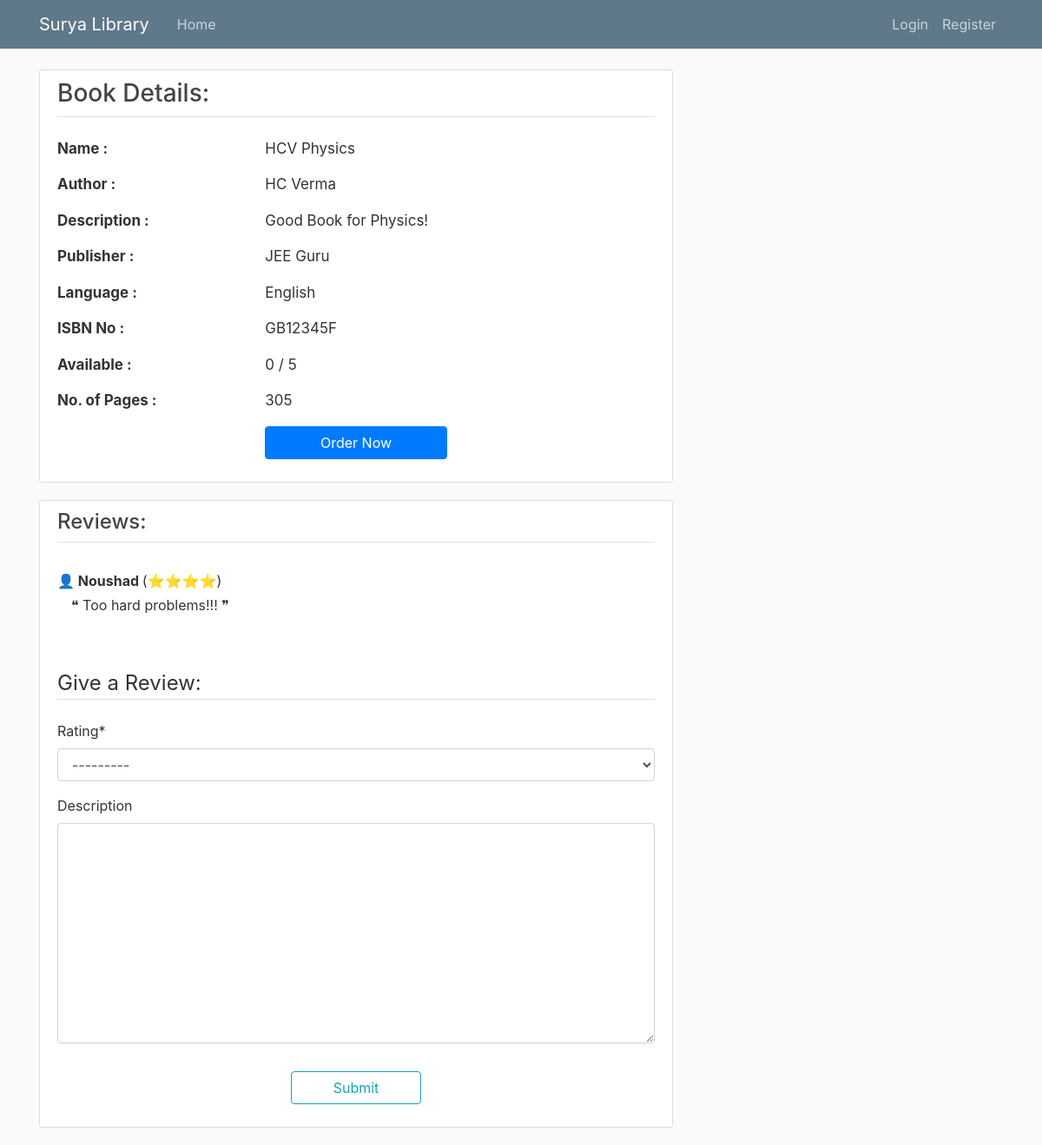
The app's page /book/1/, older data.
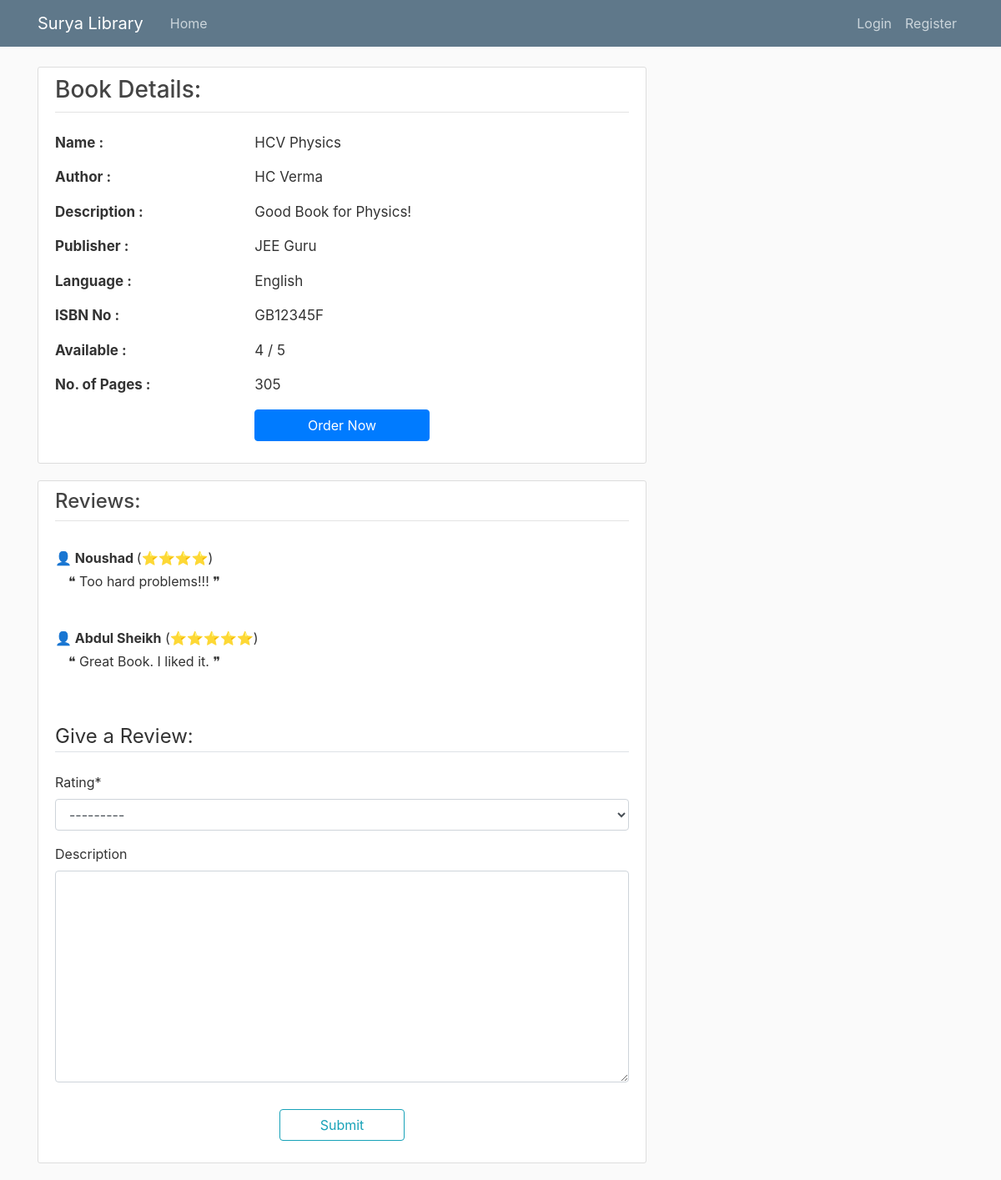
The same page, newer data.
### library/models.py (models this page shows, shortened)
class Book(models.Model):
    title = models.CharField(max_length=100)
    author = models.CharField(max_length=200)
    publisher = models.CharField(max_length=100)
    description = models.TextField(null=True, blank=True)
    isbn_no = models.CharField(max_length=100, null=True, blank=True)
    pages = models.IntegerField(null=True, blank=True)
    language = models.CharField(max_length=100, null=True, blank=True)
    available_copies = models.IntegerField()
    total_copies = models.IntegerField()
    date_posted = models.DateTimeField(default=timezone.now)
    def __str__(self):
        return self.title

class Review(models.Model):
    STAR = ( (1, 1), (2, 2), (3, 3), (4, 4), (5, 5), )
    book = models.ForeignKey(Book, on_delete=models.CASCADE)
    user = models.ForeignKey(User, on_delete=models.CASCADE)
    rating = models.IntegerField(choices=STAR)
    description = models.TextField(null=True, blank=True)
    admin_confirmed = models.BooleanField(default=False)

### library/views.py (the view)
# urls.py: path('book/<int:pk>/', BookDetailView.as_view(), name='book-detail'),
class BookDetailView(DetailView):
    model = Book
    def get_reviews(self):
        book = get_object_or_404(Book, id=self.kwargs.get('pk'))
        return Review.objects.filter(book = book).filter(admin_confirmed=True)
    def get_review_form(self):
        form = CreateReviewForm(initial = {'book': get_object_or_404(Book, id=self.kwargs.get('pk'))})
        form.fields['book'].widget.attrs['hidden'] = True
        form.fields['book'].label = ""
        return form

### library/templatetags/my_filters.py (called while the page is built)
@register.filter(name='range')
def get_range(number):
    return range(number)

### library/templates/library/book_detail.html (shortened to what this page needs)
{% extends "library/base.html" %}
{% load crispy_forms_tags %}
{% load my_filters %}
{% block content %}
<article class="media content-section">
  <div class="media-body">
    <div class="article-metadata mb-4">
      <h3>Book Details:</h3>
    </div>
    <div class="row pb-3" style="font-size: 17px">
      <div class="col-md-4">
        <strong>Name :</strong>
      </div>
      <div class="col-md-8">
        {{ object.title }}
      </div>
    </div>
    <div class="row pb-3" style="font-size: 17px">
      <div class="col-md-4">
        <strong>Author :</strong>
      </div>
      <div class="col-md-8">
        {{ object.author }}
      </div>
    </div>
    <div class="row pb-3" style="font-size: 17px">
      <div class="col-md-4">
        <strong>Description :</strong>
      </div>
      <div class="col-md-8">
        {{ object.description }}
      </div>
    </div>
    <div class="row pb-3" style="font-size: 17px">
      <div class="col-md-4">
        <strong>Publisher :</strong>
      </div>
      <div class="col-md-8">
        {{ object.publisher }}
      </div>
    </div>
    <div class="row pb-3" style="font-size: 17px">
      <div class="col-md-4">
        <strong>Language :</strong>
      </div>
      <div class="col-md-8">
        {{ object.language }}
      </div>
    </div>
    <div class="row pb-3" style="font-size: 17px">
      <div class="col-md-4">
        <strong>ISBN No :</strong>
      </div>
      <div class="col-md-8">
        {{ object.isbn_no }}
      </div>
    </div>
    <div class="row pb-3" style="font-size: 17px">
      <div class="col-md-4">
        <strong>Available :</strong>
      </div>
      <div class="col-md-8">
        {{ object.available_copies }} / {{ book.total_copies }}
      </div>
    </div>
    <div class="row pb-3" style="font-size: 17px">
      <div class="col-md-4">
        <strong>No. of Pages :</strong>
      </div>
      <div class="col-md-8">
        {{ object.pages }}
      </div>
    </div>
    <div class="row pb-3">
      <div class="col-md-4"> </div>
      <div class="col-md-4">
      <form method="GET" action="{% url 'order-book' %}">
        <input class="btn btn-primary" type="submit" style="width:100%;" value="Order Now">
      </form>
      </div>
      <div class="col-md-4"> </div>
    </div>
  </div>
</article>
<article  class="media content-section">
  <div class="media-body">
    <div class="article-metadata mb-4">
      <h4>Reviews:</h4>
    </div>
    {% for review in view.get_reviews %}
    <div class="my-2 py-2">
      <strong>👤 {{review.user.first_name}} {{review.user.last_name}}</strong>
        ({% for i in review.rating|range %}⭐{% endfor %})
      <br>
      <p class="article-content py-1 pl-3"> ❝ {{review.description }} ❞</p>
    </div>
    {% endfor %}
    <div class="pt-4">
        <form method="POST" action="{% url 'add-review' %}">
            <fieldset class="form-group">
                <legend class="border-bottom mb-2">Give a Review:</legend>
                {{ view.get_review_form |crispy }}
            </fieldset>
            <div class="form-group d-flex justify-content-center">
                <button class="btn btn-outline-info px-5" type="submit">Submit</button
            </div>
        </form>
    </div>
  </div>
</article>
{% endblock content %}

Row changes from the older to the newer data that the page shows:
changed Book "HCV Physics": available_copies "0" → "4"
added Review: user.first_name "Abdul", user.last_name "Sheikh", rating 5 (drawn), description "Great Book. I liked it."
